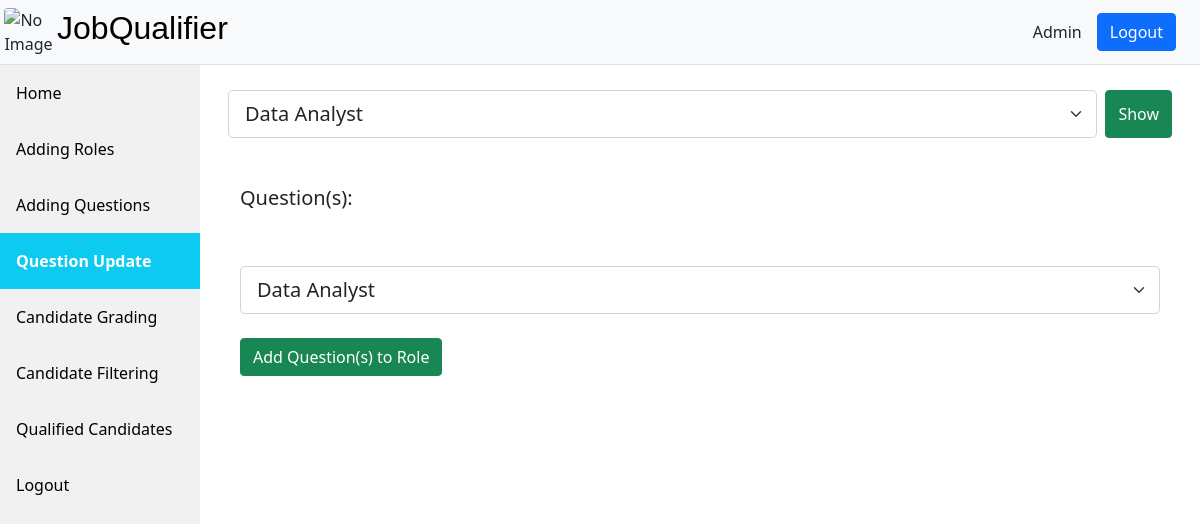
The app's page /admin/rolequestions.php (signed in), older data.
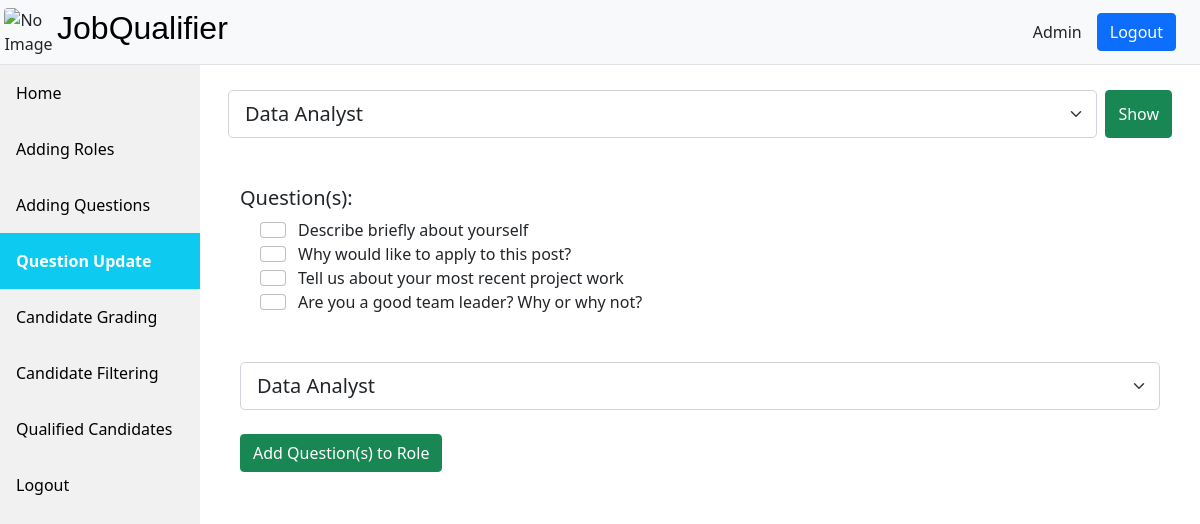
The same page, newer data.
### tables this page shows
CREATE TABLE `ques` (
  `questionid` varchar(5) NOT NULL,
  `question` varchar(100) NOT NULL
);

### admin/rolequestions.php (the view, shortened to what this page needs)
<?php
    $conn = mysqli_connect("localhost","root","","jobqualifier");
    $roles = 'SELECT * FROM `roles` WHERE last_date>sysdate()';
    $result = mysqli_query($conn,$roles);
    $jsroles = array();
    $jsnames = array();
    if($result->num_rows>0)
    {
        $i = 0;
        while($row=$result->fetch_assoc())
        {
            $jsroles[$i] = $row['roleid'];
            $jsnames[$i] = $row['Name'];
            $i++;
        }
    }
?>
<!DOCTYPE html>
<html lang="en">
    <head>
        <link href="https://cdn.jsdelivr.net/npm/bootstrap@5.1.3/dist/css/bootstrap.min.css" rel="stylesheet">
        <link rel="stylesheet" href="../assets/index.css">
        <link rel="stylesheet" href="../assets/sidebar.css">
    </head>
    <body>
        <header class="d-flex flex-wrap justify-content-left py-2 border-bottom bg-light">
            <div class="d-flex align-items-center  me-md-auto">
                <img src="../assets/images/logo.webp" alt="No Image" id="logo" style="margin-left: 2%;" class="rounded">
                <h5 class="fs-2 companytitle" style="margin-left: 2%;">JobQualifier</h5>
            </div>
            <ul class="nav nav-pills align-items-center" style="margin-right:2%">
                <li class="nav-item" style="margin-right:15px;">
                    Admin
                </li>
                <li class="nav-item">
                    <a href="../logout.php">
                        <input type="button" value="Logout"  class="btn btn-primary">
                    </a>
                </li>
            </ul>
        </header>
        <div class="sidebar">
            <a href="../home.php">Home</a>
            <a href="roles.php">Adding Roles</a>
            <a href="questions.php">Adding Questions</a>
            <a class="active" href="rolequestions.php">Question Update</a>
            <a href="candidatelist.php">Candidate Grading</a>
            <a href="candidatefilter.php">Candidate Filtering</a>
            <a href="candidatefinal.php">Qualified Candidates</a>
            <a href="../logout.php">Logout</a>
        </div>
        <div class="content">
            <div class="container"><br>
            <form action="rolequestions.php" method="get" class="d-flex">
                <select name="roles" id="role" class="form-select form-select-lg" onchange="this.form.submit()">
                <?php
                    $j = 0;
                    while($j<$i){
                        if(array_key_exists("roles",$_GET)){
                            if($_GET['roles']==$jsroles[$j]){
                                echo '<option value="'.$jsroles[$j].'" selected>'.$jsnames[$j].'</option>';
                            }
                            else{
                                echo '<option value="'.$jsroles[$j].'">'.$jsnames[$j].'</option>';
                            }
                        }
                        else{
                            echo '<option value="'.$jsroles[$j].'">'.$jsnames[$j].'</option>';
                        }
                        $j = $j+1;
                    }
                ?>
            </select>&nbsp;&nbsp;
                <button type="submit" class="btn btn-success">Show</button>
            </form>
            <?php
                if(array_key_exists("roles",$_GET)){
                    $roleid = $_GET['roles'];
                    $questions = mysqli_query($conn,"SELECT * FROM QUESTION WHERE ROLE_ID='$roleid';");
                }
                else{
                    $questions = mysqli_query($conn,"SELECT * FROM QUES; ");
                }
            ?>
            <br><br>
            <form method="post">
                <div class="container">
                    <div class="row">
                        <h5>Question(s):</h5>
                    </div>
                    <div class="row" style="margin-left: 20px;">
                    <?php
                    while($row = mysqli_fetch_assoc($questions)){
                        echo "<br>";
                        echo "<div class='row' style='display:flex; flex-wrap: nowrap;'>";
                        echo "<input type='checkbox' name='".$row['questionid']."' id='".$row['questionid']."' value='".$row['questionid']."' class='form-check-input'/>";
                        echo "<label for='".$row['questionid']."'>".$row["question"]."</label>";
                        echo "<br>";
                        echo "</div>";
                    }
                    ?>
                    </div>
                </div>
                <br><br>
                <div class="container">
                    <div class="row" style="flex-direction:column;">
                        <div class="col">
                            <select name="selectedrole" id="selectedrole" class="form-select form-select-lg">
                                <?php
                                    $j = 0;
                                    while($j<$i){
                                        if(array_key_exists("roles",$_GET)){
                                            if($_GET['roles']==$jsroles[$j]){
                                                echo '<option value="'.$jsroles[$j].'" selected>'.$jsnames[$j].'</option>';
                                            }
                                            else{
                                                echo '<option value="'.$jsroles[$j].'">'.$jsnames[$j].'</option>';
                                            }
                                        }
                                        else{
                                            echo '<option value="'.$jsroles[$j].'">'.$jsnames[$j].'</option>';
                                        }
                                        $j = $j+1;
                                    }
                                ?>
                            </select>&nbsp;&nbsp;
                        </div>
                        <div class="col-lg">
                                <button type="submit" class="btn btn-success">Add Question(s) to Role</button>
                        </div>
                    </div>
                </div>
            </form>

### assets/index.css (style rules this page uses)
#logo { max-width: 50px; max-height: 50px; margin-left: 10%; }
.companytitle { font-family: 'Gill Sans', 'Gill Sans MT', Calibri, 'Trebuchet MS', sans-serif; color: black; }
header { overflow: auto; position:sticky; top:0; }

### assets/sidebar.css (style rules this page uses)
body { height: 100%; }
.sidebar { margin: 0; padding: 0; width: 200px; background-color: #f1f1f1; position: fixed; height: 100%; overflow: auto; }
.sidebar a { display: block; color: black; padding: 16px; text-decoration: none; }
.sidebar a.active { background-color: #0dcaf0 !important; color: white; font-weight: bold; }
div.content { margin-left: 200px; padding: 1px 16px; height: 100%; }

Row changes from the older to the newer data that the page shows:
added ques: question "Describe briefly about yourself"
added ques: question "Why would like to apply to this post?"
added ques: question "Tell us about your most recent project work"
added ques: question "Are you a good team leader? Why or why not?"
